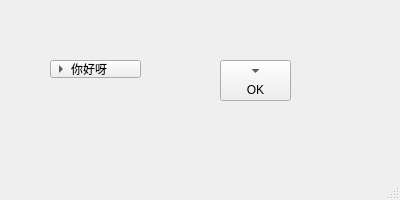
<?xml version="1.0" encoding="UTF-8"?>
<ui version="4.0">
 <class>MainWindow</class>
 <widget class="QMainWindow" name="MainWindow">
  <property name="geometry">
   <rect>
    <x>0</x>
    <y>0</y>
    <width>400</width>
    <height>200</height>
   </rect>
  </property>
  <property name="windowTitle">
   <string>工具按钮ToolButton</string>
  </property>
  <widget class="QWidget" name="centralwidget">
   <widget class="QToolButton" name="toolButton">
    <property name="geometry">
     <rect>
      <x>50</x>
      <y>60</y>
      <width>91</width>
      <height>18</height>
     </rect>
    </property>
    <property name="text">
     <string>你好呀</string>
    </property>
    <property name="toolButtonStyle">
     <enum>Qt::ToolButtonTextBesideIcon</enum>
    </property>
    <property name="arrowType">
     <enum>Qt::RightArrow</enum>
    </property>
   </widget>
   <widget class="QToolButton" name="toolButton_2">
    <property name="geometry">
     <rect>
      <x>220</x>
      <y>60</y>
      <width>71</width>
      <height>41</height>
     </rect>
    </property>
    <property name="text">
     <string>OK</string>
    </property>
    <property name="toolButtonStyle">
     <enum>Qt::ToolButtonTextUnderIcon</enum>
    </property>
    <property name="arrowType">
     <enum>Qt::DownArrow</enum>
    </property>
   </widget>
  </widget>
  <widget class="QMenuBar" name="menubar">
   <property name="geometry">
    <rect>
     <x>0</x>
     <y>0</y>
     <width>400</width>
     <height>21</height>
    </rect>
   </property>
  </widget>
  <widget class="QStatusBar" name="statusbar"/>
 </widget>
 <resources/>
 <connections/>
</ui>
